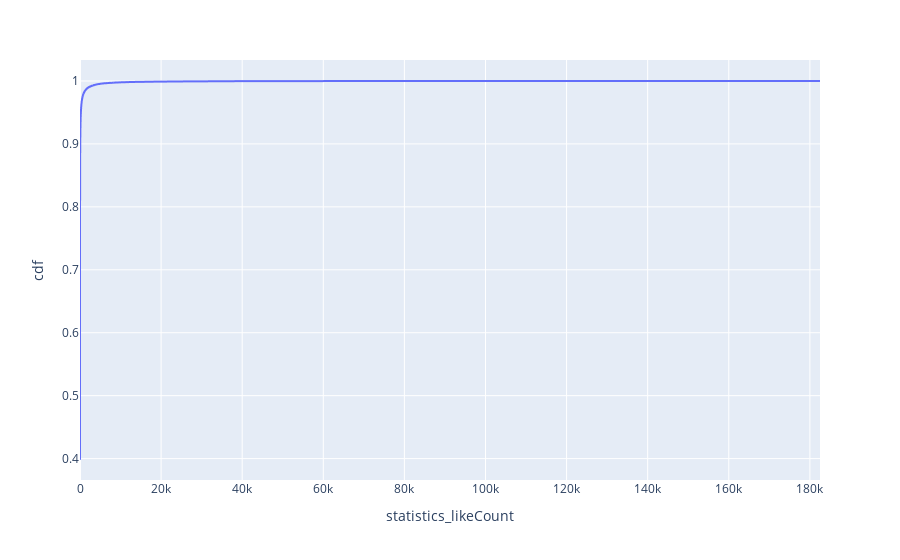

The code cell stored with this chart in its notebook:
### Code cell
stats_like_df.plot(x = 'statistics_likeCount', y = 'cdf')

### Figure 1 — Plotly figure (JSON) as saved in the notebook; plotly's stock layout.template omitted (floating-point values rounded to 4 significant figures; data arrays with more than 128 entries replaced by an {"elided": "..."} marker saying what was removed)
{"data": [{"hovertemplate": "statistics_likeCount=%{x}<br>cdf=%{y}<extra></extra>", "legendgroup": "", "line": {"color": "#636efa", "dash": "solid"}, "mode": "lines", "name": "", "showlegend": false, "type": "scattergl", "x": {"elided": "2860 int values"}, "xaxis": "x", "y": {"elided": "2860 float values"}, "yaxis": "y"}], "layout": {"legend": {"tracegroupgap": 0}, "margin": {"t": 60}, "xaxis": {"anchor": "y", "domain": [0, 1], "title": {"text": "statistics_likeCount"}}, "yaxis": {"anchor": "x", "domain": [0, 1], "title": {"text": "cdf"}}}}
